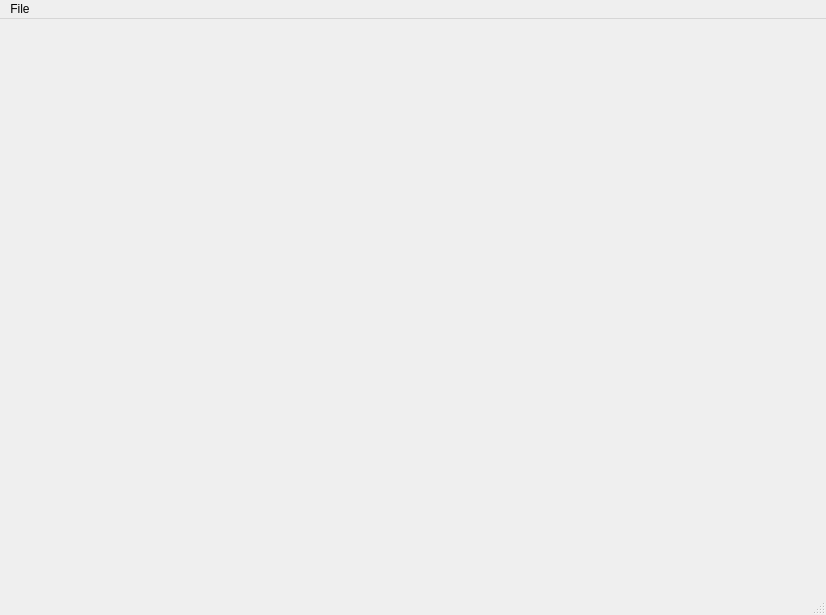
<?xml version="1.0" encoding="UTF-8"?>
<ui version="4.0">
 <class>PaintSelectionClass</class>
 <widget class="QMainWindow" name="PaintSelectionClass">
  <property name="geometry">
   <rect>
    <x>0</x>
    <y>0</y>
    <width>826</width>
    <height>615</height>
   </rect>
  </property>
  <property name="windowTitle">
   <string>PaintSelection</string>
  </property>
  <widget class="QWidget" name="centralWidget"/>
  <widget class="QMenuBar" name="menuBar">
   <property name="geometry">
    <rect>
     <x>0</x>
     <y>0</y>
     <width>826</width>
     <height>23</height>
    </rect>
   </property>
   <widget class="QMenu" name="menuFile">
    <property name="title">
     <string>File</string>
    </property>
    <addaction name="actionOpen"/>
   </widget>
   <addaction name="menuFile"/>
  </widget>
  <widget class="QStatusBar" name="statusBar"/>
  <action name="actionOpen">
   <property name="text">
    <string>Open</string>
   </property>
  </action>
 </widget>
 <layoutdefault spacing="6" margin="11"/>
 <resources>
  <include location="paintselection.qrc"/>
 </resources>
 <connections>
  <connection>
   <sender>actionOpen</sender>
   <signal>triggered()</signal>
   <receiver>PaintSelectionClass</receiver>
   <slot>OpenImage()</slot>
   <hints>
    <hint type="sourcelabel">
     <x>-1</x>
     <y>-1</y>
    </hint>
    <hint type="destinationlabel">
     <x>412</x>
     <y>307</y>
    </hint>
   </hints>
  </connection>
 </connections>
</ui>
